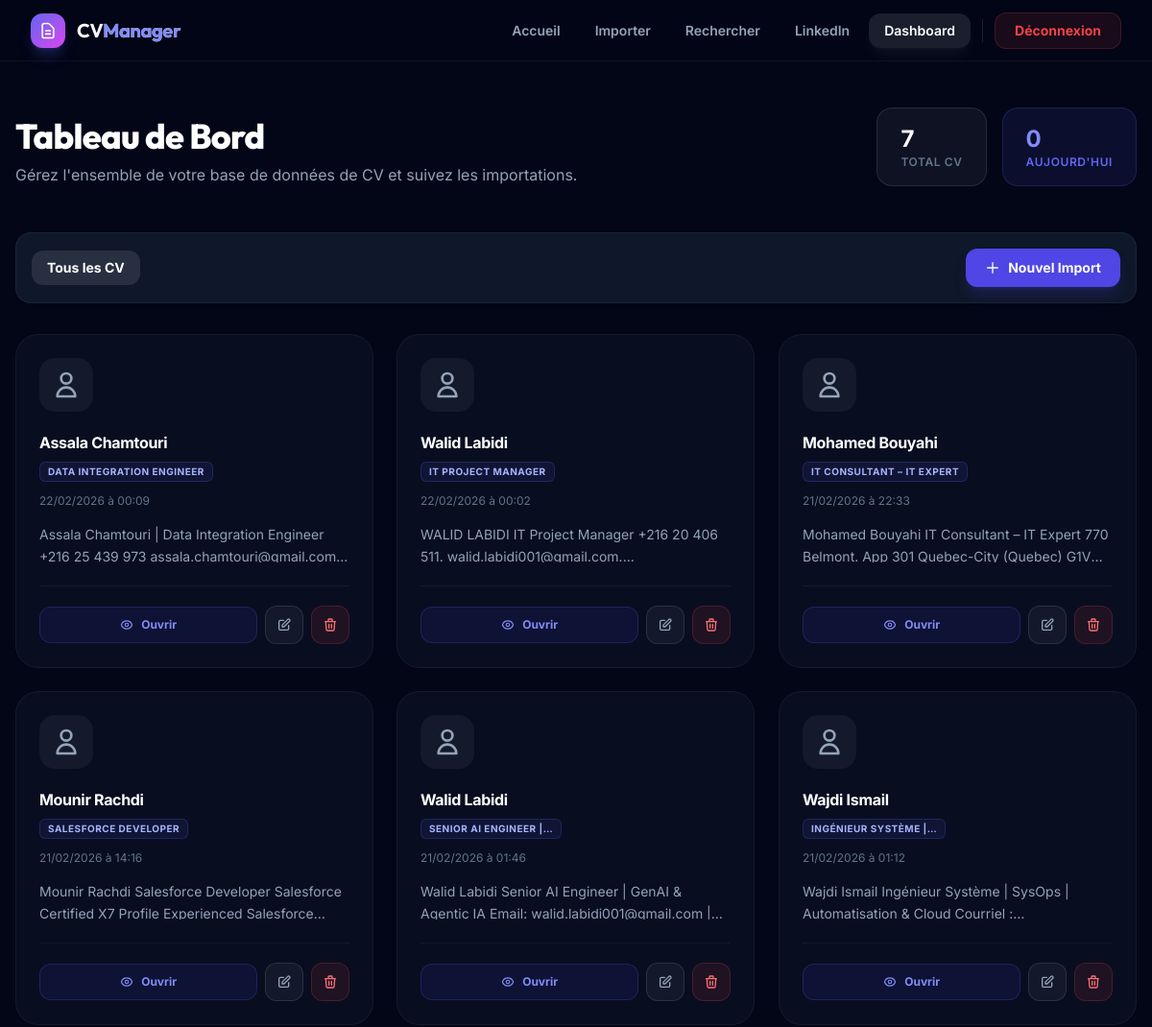
Page /dashboard (signed in, upper part) on the earlier database version.
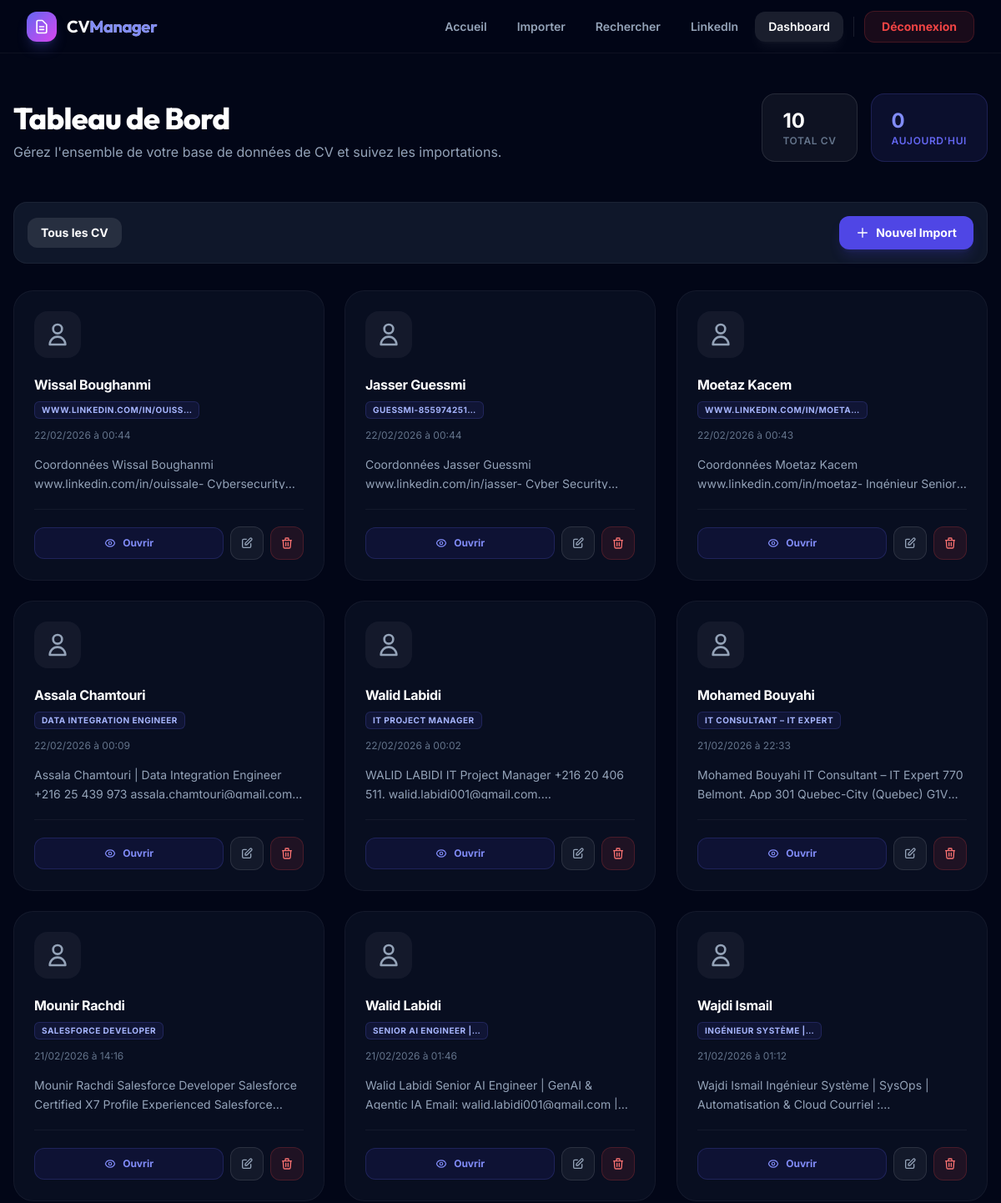
Same page on the later database version.
### tables this page shows
CREATE TABLE cvs (
            id INTEGER PRIMARY KEY AUTOINCREMENT,
            filename TEXT NOT NULL,
            original_filename TEXT,
            file_type TEXT DEFAULT 'file',
            url TEXT,
            text TEXT,
            metadata_json TEXT DEFAULT '{}',
            created_at DATETIME DEFAULT CURRENT_TIMESTAMP,
            updated_at DATETIME DEFAULT CURRENT_TIMESTAMP
        );

### app.py (the view)
@app.route('/dashboard')
@login_required
def dashboard():
    page = request.args.get('page', 1, type=int)
    filter_type = request.args.get('type', '')
    cvs, total, total_pages = get_all_cvs(page=page, file_type=filter_type)
    stats = get_stats()
    return render_template(
        'dashboard.html',
        cvs=cvs,
        total=total,
        page=page,
        total_pages=total_pages,
        stats=stats,
        filter_type=filter_type
    )

### app.py (called while the page is built)
def login_required(f):
    @wraps(f)
    def decorated_function(*args, **kwargs):
        if not session.get('logged_in'):
            flash('Veuillez vous connecter pour accéder à cette page.', 'warning')
            return redirect(url_for('login'))
        return f(*args, **kwargs)
    return decorated_function

def get_text_preview(text, max_length=200):
    if not text:
        return "Aucun contenu extrait"
    text = ' '.join(text.split())  # Normalize whitespace
    if len(text) <= max_length:
        return text
    return text[:max_length].rsplit(' ', 1)[0] + '…'

@app.template_filter('preview')
def preview_filter(text, length=200):
    return get_text_preview(text, length)

@app.template_filter('from_json')
def from_json_filter(value):
    try:
        return json.loads(value) if value else {}
    except (json.JSONDecodeError, TypeError):
        return {}

@app.template_filter('format_date')
def format_date_filter(value):
    if not value:
        return ''
    try:
        dt = datetime.strptime(str(value), '%Y-%m-%d %H:%M:%S')
        return dt.strftime('%d/%m/%Y à %H:%M')
    except ValueError:
        return str(value)

### database.py (called while the page is built)
def get_db():
    conn = sqlite3.connect(DATABASE_PATH)
    conn.row_factory = sqlite3.Row
    conn.execute("PRAGMA journal_mode=WAL")
    return conn

def get_all_cvs(page=1, per_page=12, file_type=None):
    conn = get_db()
    offset = (page - 1) * per_page
    query_params = []
    where_clause = ""
    if file_type in ['file', 'url']:
        where_clause = "WHERE file_type = ?"
        query_params.append(file_type)
    total_query = f'SELECT COUNT(*) FROM cvs {where_clause}'
    total = conn.execute(total_query, query_params).fetchone()[0]
    results_query = f'SELECT * FROM cvs {where_clause} ORDER BY created_at DESC LIMIT ? OFFSET ?'
    cvs = conn.execute(results_query, query_params + [per_page, offset]).fetchall()
    conn.close()
    total_pages = (total + per_page - 1) // per_page
    return cvs, total, total_pages

### templates/dashboard.html (shortened to what this page needs)
{% extends 'base.html' %}
{% block content %}
<div class="max-w-7xl mx-auto px-4 py-12">
    <div class="flex flex-col lg:flex-row lg:items-end justify-between gap-8 mb-12">
        <div>
            <h1 class="text-4xl font-display font-extrabold text-white mb-2">Tableau de Bord</h1>
            <p class="text-surface-400">Gérez l'ensemble de votre base de données de CV et suivez les importations.</p>
        </div>
        <div class="flex gap-4">
            <div class="px-6 py-4 rounded-2xl bg-white/5 border border-white/10">
                <div class="text-2xl font-bold text-white">{{ stats.total }}</div>
                <div class="text-xs font-semibold text-surface-500 uppercase tracking-wider">Total CV</div>
            </div>
            <div class="px-6 py-4 rounded-2xl bg-brand-500/10 border border-brand-500/20">
                <div class="text-2xl font-bold text-brand-400">{{ stats.today }}</div>
                <div class="text-xs font-semibold text-brand-500 uppercase tracking-wider">Aujourd'hui</div>
            </div>
        </div>
    </div>
    <div
        class="flex flex-col md:flex-row md:items-center justify-between gap-6 mb-8 bg-surface-900 border border-white/5 p-4 rounded-2xl">
        <div class="flex items-center gap-4">
            <span class="px-4 py-2 rounded-xl text-sm font-bold bg-white/10 text-white">Tous les CV</span>
        </div>
        <a href="{{ url_for('upload') }}"
            class="inline-flex items-center gap-2 px-5 py-2.5 bg-brand-600 hover:bg-brand-500 text-white text-sm font-bold rounded-xl transition-all shadow-lg shadow-brand-600/20">
            <svg class="w-4 h-4" fill="none" stroke="currentColor" viewBox="0 0 24 24">
                <path stroke-linecap="round" stroke-linejoin="round" stroke-width="2" d="M12 4v16m8-8H4" />
            </svg>
            Nouvel Import
        </a>
    </div>
    {% if cvs %}
    <div class="grid grid-cols-1 md:grid-cols-2 lg:grid-cols-3 xl:grid-cols-4 gap-6">
        {% for cv in cvs %}
        {% set meta = cv.metadata_json|from_json %}
        <div class="group relative bg-surface-900/50 border border-white/5 hover:border-brand-500/30 rounded-3xl p-6 transition-all duration-300 animate-scale-in hover:-translate-y-1 hover:shadow-2xl hover:shadow-brand-500/10"
            style="animation-delay: {{ loop.index0 * 0.03 }}s">
            <div
                class="w-14 h-14 rounded-2xl bg-white/5 flex items-center justify-center text-surface-400 mb-5 group-hover:bg-brand-500/10 group-hover:text-brand-400 transition-all duration-300">
                <svg class="w-8 h-8" fill="none" stroke="currentColor" viewBox="0 0 24 24">
                    <path stroke-linecap="round" stroke-linejoin="round" stroke-width="2"
                        d="M16 7a4 4 0 11-8 0 4 4 0 018 0zM12 14a7 7 0 00-7 7h14a7 7 0 00-7-7z" />
                </svg>
            </div>
            <h3 class="font-bold text-white mb-1 truncate" title="{{ cv.original_filename }}">
                {{ meta.name if meta.name and meta.name != 'Inconnu' else cv.original_filename|preview(30) }}
            </h3>
            {% if meta.specialty and meta.specialty != 'À définir' %}
            <span
                class="inline-block px-2 py-0.5 rounded-md bg-brand-500/10 text-brand-300 text-[10px] font-bold uppercase tracking-wider border border-brand-500/20 mb-3">
                {{ meta.specialty|preview(25) }}
            </span>
            {% endif %}
            <p class="text-xs text-surface-500 mb-4">{{ cv.created_at|format_date }}</p>
            <p class="text-sm text-surface-400 leading-relaxed line-clamp-2 mb-6 h-10">
                {{ cv.text|preview(100) if cv.text else "Contenu en attente..." }}
            </p>
            <div class="flex items-center gap-2 pt-5 border-t border-white/5">
                <a href="{{ url_for('view_cv', cv_id=cv.id) }}"
                    class="flex-1 inline-flex items-center justify-center gap-2 py-2.5 bg-brand-600/10 hover:bg-brand-600 text-brand-400 hover:text-white text-xs font-bold rounded-xl transition-all border border-brand-500/20">
                    Ouvrir
                </a>
                <a href="{{ url_for('edit_cv', cv_id=cv.id) }}"
                    class="w-10 h-10 flex items-center justify-center bg-white/5 hover:bg-white/10 text-surface-400 hover:text-white rounded-xl transition-all border border-white/10"
                    title="Modifier">
                    <svg class="w-4 h-4" fill="none" stroke="currentColor" viewBox="0 0 24 24">
                        <path stroke-linecap="round" stroke-linejoin="round" stroke-width="2"
                            d="M11 5H6a2 2 0 00-2 2v11a2 2 0 002 2h11a2 2 0 002-2v-5m-1.414-9.414a2 2 0 112.828 2.828L11.828 15H9v-2.828l8.586-8.586z" />
                    </svg>
                </a>
                <form action="{{ url_for('delete_cv_route', cv_id=cv.id) }}" method="POST"
                    onsubmit="return confirm('Êtes-vous sûr de vouloir supprimer ce CV ?')" class="contents">
                    <button type="submit"
                        class="w-10 h-10 flex items-center justify-center bg-red-500/10 hover:bg-red-500 text-red-400 hover:text-white rounded-xl transition-all border border-red-500/20"
                        title="Supprimer">
                        <svg class="w-4 h-4" fill="none" stroke="currentColor" viewBox="0 0 24 24">
                            <path stroke-linecap="round" stroke-linejoin="round" stroke-width="2"
                                d="M19 7l-.867 12.142A2 2 0 0116.138 21H7.862a2 2 0 01-1.995-1.858L5 7m5 4v6m4-6v6m1-10V4a1 1 0 00-1-1h-4a1 1 0 00-1 1v3M4 7h16" />
                        </svg>
                    </button>
                </form>
            </div>
        </div>
        {% endfor %}
    </div>
    {% endif %}
</div>
{% endblock %}

### templates/base.html (shortened to what this page needs)
<!DOCTYPE html>
<html lang="fr" class="scroll-smooth">
<head>
    <script src="https://cdn.tailwindcss.com"></script>
    <link rel="stylesheet" href="{{ url_for('static', filename='css/custom.css') }}">
</head>
<body class="bg-surface-950 text-white font-sans min-h-screen flex flex-col antialiased">
    <nav id="main-nav" class="fixed top-0 left-0 right-0 z-50 transition-all duration-300">
        <div class="absolute inset-0 bg-surface-950/80 backdrop-blur-xl border-b border-white/5"></div>
        <div class="relative max-w-7xl mx-auto px-4 sm:px-6 lg:px-8">
            <div class="flex items-center justify-between h-16 lg:h-18">
                <a href="{{ url_for('landing') }}" class="flex items-center gap-3 group" id="nav-logo">
                    <div
                        class="relative w-9 h-9 rounded-xl bg-gradient-to-br from-brand-500 to-accent-500 flex items-center justify-center shadow-lg shadow-brand-500/25 group-hover:shadow-brand-500/40 transition-shadow duration-300">
                        <svg class="w-5 h-5 text-white" fill="none" stroke="currentColor" viewBox="0 0 24 24">
                            <path stroke-linecap="round" stroke-linejoin="round" stroke-width="2"
                                d="M9 12h6m-6 4h6m2 5H7a2 2 0 01-2-2V5a2 2 0 012-2h5.586a1 1 0 01.707.293l5.414 5.414a1 1 0 01.293.707V19a2 2 0 01-2 2z" />
                        </svg>
                    </div>
                    <span
                        class="text-xl font-display font-bold bg-gradient-to-r from-white to-surface-300 bg-clip-text text-transparent">
                        CV<span class="text-brand-400">Manager</span>
                    </span>
                </a>
                <div class="hidden md:flex items-center gap-1" id="desktop-nav">
                    <a href="{{ url_for('landing') }}"
                        class="nav-link px-4 py-2 rounded-xl text-sm font-semibold transition-all duration-300 {% if request.endpoint == 'landing' %}text-white bg-white/10 shadow-lg shadow-white/5{% else %}text-surface-400 hover:text-white hover:bg-white/5{% endif %}">
                        Accueil
                    </a>
                    <a href="{{ url_for('upload') }}"
                        class="nav-link px-4 py-2 rounded-xl text-sm font-semibold transition-all duration-300 {% if request.endpoint == 'upload' %}text-white bg-white/10 shadow-lg shadow-white/5{% else %}text-surface-400 hover:text-white hover:bg-white/5{% endif %}">
                        Importer
                    </a>
                    {% if session.logged_in %}
                    <a href="{{ url_for('search') }}"
                        class="nav-link px-4 py-2 rounded-xl text-sm font-semibold transition-all duration-300 {% if request.endpoint == 'search' %}text-white bg-white/10 shadow-lg shadow-white/5{% else %}text-surface-400 hover:text-white hover:bg-white/5{% endif %}">
                        Rechercher
                    </a>
                    <a href="{{ url_for('linkedin_search') }}"
                        class="nav-link px-4 py-2 rounded-xl text-sm font-semibold transition-all duration-300 {% if request.endpoint == 'linkedin_search' %}text-white bg-white/10 shadow-lg shadow-white/5{% else %}text-surface-400 hover:text-white hover:bg-white/5{% endif %}">
                        LinkedIn
                    </a>
                    <a href="{{ url_for('dashboard') }}"
                        class="nav-link px-4 py-2 rounded-xl text-sm font-semibold transition-all duration-300 {% if request.endpoint == 'dashboard' %}text-white bg-white/10 shadow-lg shadow-white/5{% else %}text-surface-400 hover:text-white hover:bg-white/5{% endif %}">
                        Dashboard
                    </a>
                    <a href="{{ url_for('logout') }}"
                        class="px-5 py-2 rounded-xl bg-red-500/10 hover:bg-red-500/20 text-red-500 text-sm font-bold transition-all border border-red-500/20">
                        Déconnexion
                    </a>
                    {% else %}
                    <div class="w-px h-6 bg-white/10 mx-2"></div>
                    <a href="{{ url_for('login') }}"
                        class="px-5 py-2 rounded-xl bg-brand-600 hover:bg-brand-500 text-white text-sm font-bold transition-all shadow-lg shadow-brand-600/20">
                        Connexion Admin
                    </a>
                    {% endif %}
                </div>
            </div>
        </div>
    </nav>
    <main class="flex-1 pt-16 lg:pt-18">
        {% block content %}{% endblock %}
    </main>
</body>
</html>

### static/css/custom.css (style rules this page uses)
.nav-link { position: relative; }
.nav-link::after { content: ''; position: absolute; bottom: 0; left: 50%; width: 0; height: 2px; background: linear-gradient(to right, #6366f1, #d946ef); transition: all 0.3s ease; transform: translateX(-50%); opacity: 0; }
h1, h2, h3, .font-display { letter-spacing: -0.02em; }

Differences in the rows shown:
added cvs: name "Wissal Boughanmi", specialty|preview "WWW.LINKEDIN.COM/IN/OUISS…", created_at "22/02/2026 à 00:44", text|preview "Coordonnées Wissal Boughanmi www.linkedin.com/in/ouissale-…"
added cvs: name "Jasser Guessmi", specialty|preview "GUESSMI-855974251…", created_at "22/02/2026 à 00:44", text|preview "Coordonnées Jasser Guessmi www.linkedin.com/in/jasser- Cyber…"
added cvs: name "Moetaz Kacem", specialty|preview "WWW.LINKEDIN.COM/IN/MOETA…", created_at "22/02/2026 à 00:43", text|preview "Coordonnées Moetaz Kacem www.linkedin.com/in/moetaz- Ingénieur…"
Other differences:
{{ stats.total }}: "7" → "10"
